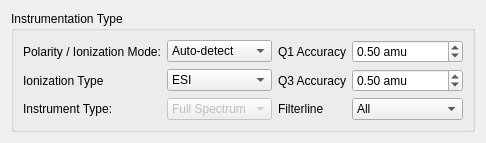
     <widget class="QWidget" name="instrumentationOptions">
      <attribute name="title">
       <string>Instrumentation</string>
      </attribute>
      <layout class="QHBoxLayout" name="horizontalLayout_2">
       <item>
        <widget class="QGroupBox" name="instrumentSettings">
         <property name="title">
          <string>Instrumentation Type</string>
         </property>
         <layout class="QGridLayout" name="gridLayout_2">
          <item row="5" column="3">
           <widget class="QComboBox" name="filterlineComboBox">
            <item>
             <property name="text">
              <string>All</string>
             </property>
            </item>
           </widget>
          </item>
          <item row="5" column="1">
           <widget class="QComboBox" name="instrumentType">
            <property name="enabled">
             <bool>false</bool>
            </property>
            <item>
             <property name="text">
              <string>Full Spectrum</string>
             </property>
            </item>
            <item>
             <property name="text">
              <string>Triple Quad</string>
             </property>
            </item>
           </widget>
          </item>
          <item row="5" column="2">
           <widget class="QLabel" name="label_35">
            <property name="text">
             <string>Filterline</string>
            </property>
           </widget>
          </item>
          <item row="0" column="0">
           <widget class="QLabel" name="label_3">
            <property name="text">
             <string>Polarity / Ionization Mode:</string>
            </property>
           </widget>
          </item>
          <item row="0" column="1">
           <widget class="QComboBox" name="ionizationMode">
            <item>
             <property name="text">
              <string>Auto-detect</string>
             </property>
            </item>
            <item>
             <property name="text">
              <string>Neutral</string>
             </property>
            </item>
            <item>
             <property name="text">
              <string>Positive</string>
             </property>
            </item>
            <item>
             <property name="text">
              <string>Negative</string>
             </property>
            </item>
           </widget>
          </item>
          <item row="0" column="2">
           <widget class="QLabel" name="label_7">
            <property name="text">
             <string>Q1 Accuracy</string>
            </property>
           </widget>
          </item>
          <item row="0" column="3">
           <widget class="QDoubleSpinBox" name="amuQ1">
            <property name="prefix">
             <string/>
            </property>
            <property name="suffix">
             <string> amu</string>
            </property>
            <property name="value">
             <double>0.500000000000000</double>
            </property>
           </widget>
          </item>
          <item row="1" column="1">
           <widget class="QComboBox" name="ionizationType">
            <item>
             <property name="text">
              <string>ESI</string>
             </property>
            </item>
            <item>
             <property name="text">
              <string>EI</string>
             </property>
            </item>
            <item>
             <property name="text">
              <string>CI</string>
             </property>
            </item>
            <item>
             <property name="text">
              <string>APCI</string>
             </property>
            </item>
            <item>
             <property name="text">
              <string>FI/FD</string>
             </property>
            </item>
            <item>
             <property name="text">
              <string>FAB</string>
             </property>
            </item>
            <item>
             <property name="text">
              <string>MALDI</string>
             </property>
            </item>
           </widget>
          </item>
          <item row="1" column="0">
           <widget class="QLabel" name="label_13">
            <property name="text">
             <string>Ionization Type</string>
            </property>
           </widget>
          </item>
          <item row="1" column="2">
           <widget class="QLabel" name="label_14">
            <property name="text">
             <string>Q3 Accuracy</string>
            </property>
           </widget>
          </item>
          <item row="1" column="3">
           <widget class="QDoubleSpinBox" name="amuQ3">
            <property name="suffix">
             <string> amu</string>
            </property>
            <property name="maximum">
             <double>1000000000.000000000000000</double>
            </property>
            <property name="value">
             <double>0.500000000000000</double>
            </property>
           </widget>
          </item>
          <item row="5" column="0">
           <widget class="QLabel" name="label_4">
            <property name="text">
             <string>Instrument Type:</string>
            </property>
           </widget>
          </item>
         </layout>
        </widget>
       </item>
      </layout>
     </widget>
